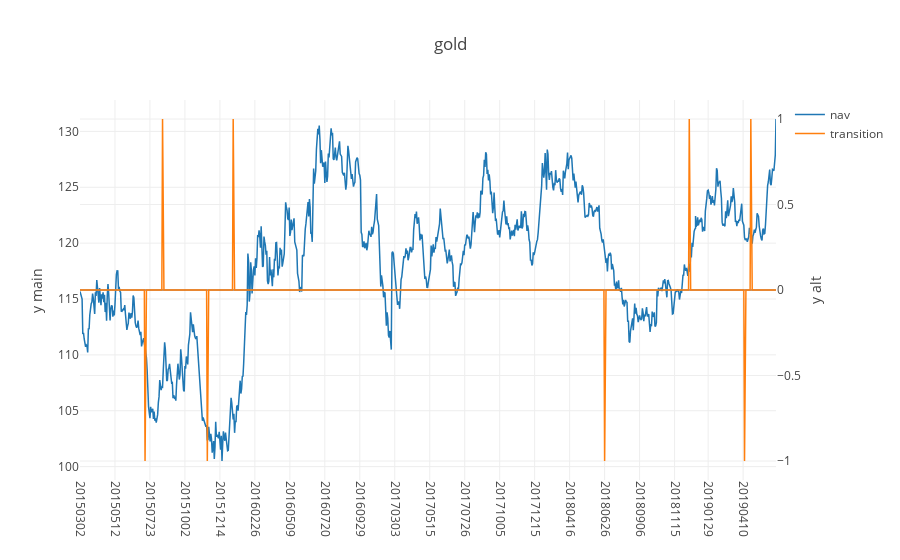
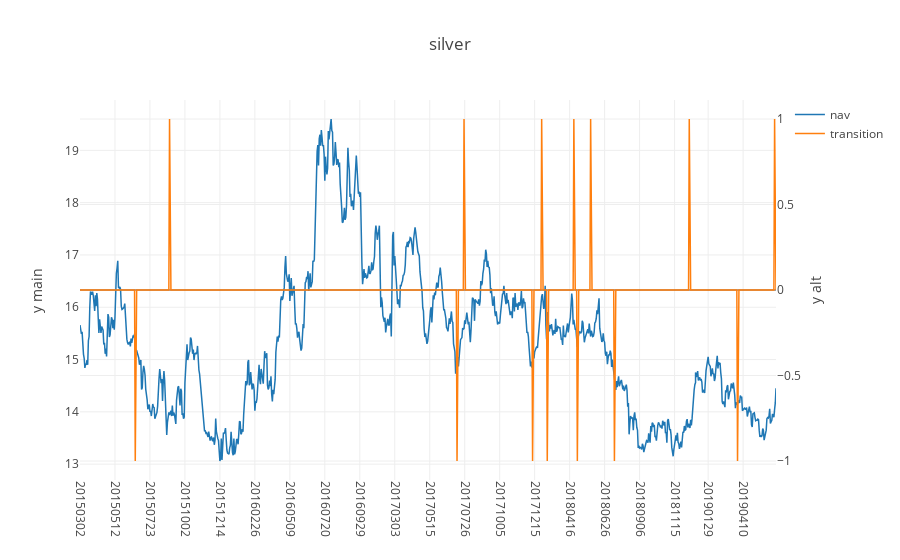

Source (notebook cell) for these figures, in order:
### Code cell
field_to_chart = 'nav'
field_to_chart2 = 'monman_net'
for sym in dict_df.keys():
    df_all_in = dict_df[sym].copy()    
    df_all_in[f'{field_to_chart2}_prev'] = df_all_in[field_to_chart2].shift(1)
    df_all_in['is_transition'] = df_all_in.apply(lambda r: 1 if r[field_to_chart2] / r[f'{field_to_chart2}_prev'] < 0 else 0,axis=1)
    df_all_in['trans_sign'] = df_all_in.apply(lambda r: 1 if r[field_to_chart2] - r[f'{field_to_chart2}_prev'] > 0 else -1,axis=1)
    df_all_in['transition'] = df_all_in.is_transition * df_all_in.trans_sign
    df_all_in2 = df_all_in[['trade_date',field_to_chart,'transition']]
    fig = ju.plotly_pandas(df_all_in2[['trade_date',field_to_chart,'transition']],x_column='trade_date',plot_title=sym)
    iplot(fig)
# len(df_all_in[df_all_in.tran_count==1])/len(df_all_in)

### Figure 1 — Plotly figure (JSON) as saved in the notebook; plotly's stock layout.template omitted (floating-point values rounded to 4 significant figures; data arrays with more than 128 entries replaced by an {"elided": "..."} marker saying what was removed)
{"data": [{"line": {"color": "rgba (31, 119, 180, 1)", "dash": "solid", "width": 1.5}, "mode": "lines", "name": "nav", "type": "scatter", "uid": "9a4f40f8-94f3-11e9-b14e-8c859025e7f9", "x": {"elided": "1000 int values"}, "xaxis": "x", "y": {"elided": "998 float values"}, "yaxis": "y"}, {"line": {"color": "rgba (255, 127, 14, 1)", "dash": "solid", "width": 1.5}, "mode": "lines", "name": "transition", "type": "scatter", "uid": "9a4f4288-94f3-11e9-b266-8c859025e7f9", "x": {"elided": "1000 int values"}, "xaxis": "x", "y": {"elided": "998 int values"}, "yaxis": "y2"}], "layout": {"title": "gold", "xaxis": {"tickangle": 90, "ticktext": [20150302, 20150512, 20150723, 20151002, 20151214, 20160226, 20160509, 20160720, 20160929, 20170303, 20170515, 20170726, 20171005, 20171215, 20180416, 20180626, 20180906, 20181115, 20190129, 20190410], "tickvals": [20150302, 20150512, 20150723, 20151002, 20151214, 20160226, 20160509, 20160720, 20160929, 20170303, 20170515, 20170726, 20171005, 20171215, 20180416, 20180626, 20180906, 20181115, 20190129, 20190410], "type": "category"}, "xaxis2": {"tickangle": 90, "ticktext": [20150302, 20150512, 20150723, 20151002, 20151214, 20160226, 20160509, 20160720, 20160929, 20170303, 20170515, 20170726, 20171005, 20171215, 20180416, 20180626, 20180906, 20181115, 20190129, 20190410], "tickvals": [20150302, 20150512, 20150723, 20151002, 20151214, 20160226, 20160509, 20160720, 20160929, 20170303, 20170515, 20170726, 20171005, 20171215, 20180416, 20180626, 20180906, 20181115, 20190129, 20190410], "type": "category"}, "yaxis": {"title": "y main"}, "yaxis2": {"overlaying": "y", "side": "right", "title": "y alt"}}}

### Figure 2 — Plotly figure (JSON) as saved in the notebook; plotly's stock layout.template omitted (floating-point values rounded to 4 significant figures; data arrays with more than 128 entries replaced by an {"elided": "..."} marker saying what was removed)
{"data": [{"line": {"color": "rgba (31, 119, 180, 1)", "dash": "solid", "width": 1.5}, "mode": "lines", "name": "nav", "type": "scatter", "uid": "9aa4e1b6-94f3-11e9-a61f-8c859025e7f9", "x": {"elided": "1000 int values"}, "xaxis": "x", "y": {"elided": "998 float values"}, "yaxis": "y"}, {"line": {"color": "rgba (255, 127, 14, 1)", "dash": "solid", "width": 1.5}, "mode": "lines", "name": "transition", "type": "scatter", "uid": "9aa4e30a-94f3-11e9-a0b9-8c859025e7f9", "x": {"elided": "1000 int values"}, "xaxis": "x", "y": {"elided": "998 int values"}, "yaxis": "y2"}], "layout": {"title": "silver", "xaxis": {"tickangle": 90, "ticktext": [20150302, 20150512, 20150723, 20151002, 20151214, 20160226, 20160509, 20160720, 20160929, 20170303, 20170515, 20170726, 20171005, 20171215, 20180416, 20180626, 20180906, 20181115, 20190129, 20190410], "tickvals": [20150302, 20150512, 20150723, 20151002, 20151214, 20160226, 20160509, 20160720, 20160929, 20170303, 20170515, 20170726, 20171005, 20171215, 20180416, 20180626, 20180906, 20181115, 20190129, 20190410], "type": "category"}, "xaxis2": {"tickangle": 90, "ticktext": [20150302, 20150512, 20150723, 20151002, 20151214, 20160226, 20160509, 20160720, 20160929, 20170303, 20170515, 20170726, 20171005, 20171215, 20180416, 20180626, 20180906, 20181115, 20190129, 20190410], "tickvals": [20150302, 20150512, 20150723, 20151002, 20151214, 20160226, 20160509, 20160720, 20160929, 20170303, 20170515, 20170726, 20171005, 20171215, 20180416, 20180626, 20180906, 20181115, 20190129, 20190410], "type": "category"}, "yaxis": {"title": "y main"}, "yaxis2": {"overlaying": "y", "side": "right", "title": "y alt"}}}
